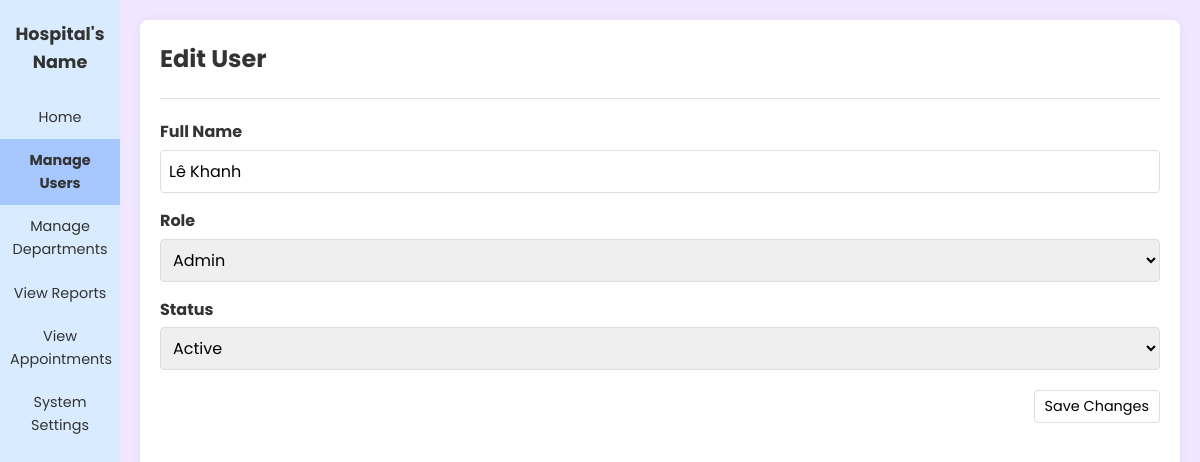
/final/edit_user.php?id=1, run on the app's committed database.
### tables this page shows
CREATE TABLE `users` (
  `full_name` varchar(100) NOT NULL,
  `email` varchar(100) NOT NULL,
  `password` varchar(255) NOT NULL,
  `role` enum('admin','doctor','nurse','patient') NOT NULL,
  `created_date` date DEFAULT curdate(),
  `status` enum('active','inactive') DEFAULT 'active',
  `id` int(11) NOT NULL
);

### final/edit_user.php (the view, shortened to what this page needs)
<?php
include 'config.php';
$id = intval($_GET['id']);
$stmt = $conn->prepare("SELECT * FROM users WHERE id = ?");
$stmt->bind_param("i", $id);
$stmt->execute();
$result = $stmt->get_result();
$user = $result->fetch_assoc();
?>
<!DOCTYPE html>
<html lang="en">
<head>
  <link rel="stylesheet" href="styles.css">
  <link rel="stylesheet" href="https://cdnjs.cloudflare.com/ajax/libs/font-awesome/6.4.0/css/all.min.css">
</head>
<body>
  <div class="container">
    <div class="sidebar" style = "width: 120px">
      <div class="site-title">Hospital's Name</div>
      <ul class="sidebar-menu">
        <li><a href="index.php">Home</a></li>
        <li class="active"><a href="manage_users.php">Manage Users</a></li>
        <li><a href="manage_departments.php">Manage Departments</a></li>
        <li><a href="view_reports.php">View Reports</a></li>
        <li><a href="view_appointments.php">View Appointments</a></li>
        <li><a href="system_settings.php">System Settings</a></li>
      </ul>
    </div>
    <main class="main-content">
      <div class="header">
        <h2>Edit User</h2>
      </div>
      <form method="post">
        <div class="form-group">
          <label for="full_name">Full Name</label>
          <input type="text" name="full_name" class="form-control" value="<?= htmlspecialchars($user['full_name']) ?>" required>
        </div>
        <div class="form-group">
          <label for="role">Role</label>
          <select name="role" class="form-control">
            <option value="admin" <?= $user['role'] == 'admin' ? 'selected' : '' ?>>Admin</option>
          </select>
        </div>
        <div class="form-group">
          <label for="status">Status</label>
          <select name="status" class="form-control">
            <option value="active" <?= $user['status'] == 'active' ? 'selected' : '' ?>>Active</option>
          </select>
        </div>
        <div class="form-action">
          <button type="submit" class="button">Save Changes</button>
        </div>
      </form>
    </main>
    </div>
</body>
</html>

### final/styles.css (style rules this page uses)
:root { --primary-color: #f0e6ff; --secondary-color: #d9ecff; --accent-color: #6495ed; --text-color: #333; --light-gray: #f5f5f5; --medium-gray: #e0e0e0; --border-color: #ddd; --sidebar-width: 200px; --header-height: 40px; }
* { margin: 0; padding: 0; box-sizing: border-box; font-family: "Poppins", Arial, sans-serif; }
body { background-color: var(--primary-color); color: var(--text-color); line-height: 1.6; }
a { text-decoration: none; color: var(--accent-color); }
button, .button { background-color: white; border: 1px solid var(--border-color); border-radius: 4px; padding: 5px 10px; cursor: pointer; font-size: 0.9rem; }
.container { display: flex; min-height: 100vh; }
.sidebar { width: var(--sidebar-width); background-color: var(--secondary-color); padding: 20px 0; min-height: 100vh; }
.sidebar-menu { list-style: none; }
.sidebar-menu li { padding: 10px; text-align: center; cursor: pointer; }
.sidebar-menu li.active { background-color: #a7c7ff; font-weight: bold; }
.sidebar-menu a { color: var(--text-color); display: block; font-size: 0.9rem; }
.main-content { flex: 1; background-color: white; padding: 20px; border-radius: 8px; margin: 20px; box-shadow: 0 0 10px rgba(0, 0, 0, 0.05); }
.header { display: flex; justify-content: space-between; align-items: center; padding-bottom: 20px; border-bottom: 1px solid var(--border-color); margin-bottom: 20px; }
.form-group { margin-bottom: 15px; }
.form-group label { display: block; margin-bottom: 5px; font-weight: bold; }
.form-control { width: 100%; padding: 8px; border: 1px solid var(--border-color); border-radius: 4px; font-size: 1rem; }
.form-action { margin-top: 20px; text-align: right; }
.site-title { font-size: 1.1rem; font-weight: bold; text-align: center; margin-bottom: 20px; padding: 0 10px; color: var(--text-color); }

### data on the page
users: full_name "Lê Khanh", role "Admin", status "Active"
